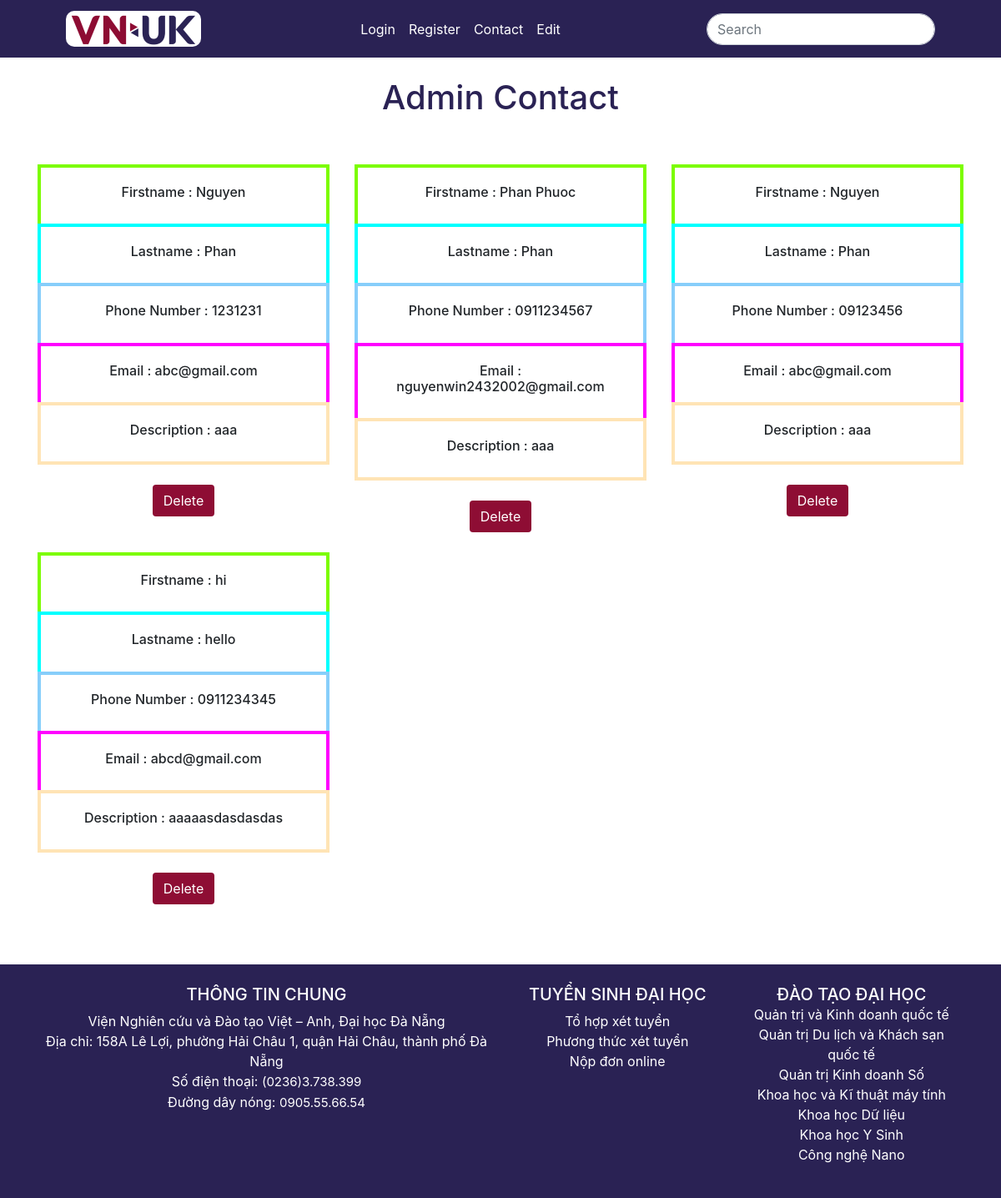
The app's page /admin_contact.php with its own data.
### tables this page shows
CREATE TABLE `contact` (
  `id` int(11) NOT NULL,
  `firstName` varchar(100) NOT NULL,
  `lastName` varchar(100) NOT NULL,
  `email` varchar(100) NOT NULL,
  `phonenumber` varchar(100) NOT NULL,
  `description` varchar(100) NOT NULL
);

### admin_contact.php (the view, shortened to what this page needs)
<?php
include 'config.php';
?>
<!DOCTYPE html>
<html lang="en">
<head>
    <link href="https://cdn.jsdelivr.net/npm/bootstrap@5.2.0-beta1/dist/css/bootstrap.min.css" rel="stylesheet">
    <link rel="stylesheet" href="https://cdn.jsdelivr.net/npm/bootstrap@4.0.0/dist/css/bootstrap.min.css">
    <link rel=”stylesheet” href=”https://cdn.jsdelivr.net/npm/bootstrap-icons@1.5.0/font/bootstrap-icons.css” />
</head>
<?php include 'header_admin.php'; ?>
<body>
    <h1 class="pt-4" style="text-align: center; color:#2A2254">Admin Contact</h1>
    <div class="container">
        <div class="row d-flex flex-wrap py-5">
            <?php
            $select_contact = mysqli_query($conn, "SELECT * FROM contact") or die('query failed');
            if (mysqli_num_rows($select_contact) > 0) {
                while ($fetch_contact = mysqli_fetch_assoc($select_contact)) {
            ?>
                    <div class="col-lg-4 col-md-6">
                        <div class="card-body" style="border-style:solid; border-width: 4px 4px 0 4px; border-color:#7CFC00">
                            <h6 class="text-center">Firstname : <span><?php echo $fetch_contact['firstName']; ?></span> </h6>
                        </div>
                        <div class="card-body" style="border-style:solid; border-width: 4px 4px 0 4px; border-color:#00FFFF">
                            <h6 class="text-center">Lastname : <span><?php echo $fetch_contact['lastName']; ?></span> </h6>
                        </div>
                        <div class="card-body" style="border-style:solid; border-width: 4px 4px 0 4px; border-color:#87CEFA">
                            <h6 class="text-center">Phone Number : <span><?php echo $fetch_contact['phonenumber']; ?></span> </h6>
                        </div>
                        <div class="card-body" style="border-style:solid; border-width: 4px 4px 0 4px; border-color:#FF00FF">
                            <h6 class="text-center">Email : <span><?php echo $fetch_contact['email']; ?></span> </h6>
                        </div>
                        <div class="card-body" style="border-style:solid; border-width: 4px 4px 4px 4px; border-color:#FFE4B5">
                            <h6 class="text-center">Description : <span><?php echo $fetch_contact['description']; ?></span> </h6>
                        </div>
                        <div class="d-flex justify-content-center py-4">
                            <a style="background-color:#8E0D34;" href="test.php?delete=<?php echo $fetch_contact['id']; ?>" class="btn text-white" onclick="return confirm('delete?');">Delete</a>
                        </div>
                    </div>
            <?php
                }
            } else {
                echo '<p class="empty">empty!!!</p>';
            }
            ?>
        </div>
    </div>
    <?php include 'footer.php'; ?>
</body>
</html>

### header_admin.php (shortened to what this page needs)
<!DOCTYPE html>
<html lang="en">
<head>
  <link rel="stylesheet" href="https://maxcdn.bootstrapcdn.com/bootstrap/4.0.0/css/bootstrap.min.css">
  <link rel="stylesheet" href="https://use.fontawesome.com/releases/v5.0.6/css/all.css">
  <link rel="stylesheet" href="https://cdnjs.cloudflare.com/ajax/libs/font-awesome/5.15.3/css/all.min.css" />
  <link href="https://cdn.jsdelivr.net/npm/bootstrap@5.0.2/dist/css/bootstrap.min.css" rel="stylesheet">
</head>
<header>
  <nav class="navbar navbar-expand-lg navbar-light" style="background-color: #2A2254;">
    <div class="container-fluid">
      <a class="navbar-brand pl-5" href="#">
        <div style="border-radius:10px; background-color:white;">
          <img src="./imag/vnuk.jpg" alt="" class="d-inline-block align-text-top" height="40">
        </div>
      </a>
        <div class="collapse navbar-collapse" id="navbarSupportedContent">
          <ul class="navbar-nav mx-auto mb-2 mb-lg-0">
            <li class="nav-item">
              <a class="nav-link active text-white" aria-current="page" href="login.php">Login</a>
            </li>
            <li class="nav-item">
              <a class="nav-link active text-white" href="register.php">Register</a>
            </li>
            <li class="nav-item">
              <a class="nav-link active text-white" aria-current="page" href="admin_contact.php">Contact</a>
            </li>
            <li class="nav-item">
              <a class="nav-link text-white" href="admin_edit.php">Edit</a>
            </li>
          </ul>
          <form class="d-flex">
            <input class="form-control mr-5" type="search" placeholder="Search" aria-label="Search" style="border-radius: 20px">
          </form>
        </div>
    </div>
  </nav>
</header>
</html>

### footer.php (shortened to what this page needs)
<!DOCTYPE html>
<html lang="en">
<head>
    <link rel="stylesheet" href="https://cdnjs.cloudflare.com/ajax/libs/font-awesome/6.1.2/css/all.min.css">
    <link rel="stylesheet" href="https://cdn.jsdelivr.net/npm/bootstrap@4.6.2/dist/css/bootstrap.min.css">
</head>
<body>
<section class="">
  <footer class="text-white text-center text-md-start" style="background-color: #2A2254;">
    <div class="container p-4">
      <div class="row">
        <div class="col-lg-6 col-md-12 mb-4 mb-md-0">
          <h5 class="text-uppercase text-white">Thông tin chung</h5>
          <p class="text-white"> Viện Nghiên cứu và Đào tạo Việt – Anh, Đại học Đà Nẵng
                        <br>
                        Địa chỉ: 158A Lê Lợi, phường Hải Châu 1, quận Hải Châu, thành phố Đà Nẵng
                        <br>
                        Số điện thoại: <span style="font-size: 15px; color: #ffffff;">(0236)3.738.399 </span> <br> Đường dây nóng: <span style="font-size: 15px; color: #ffffff;">0905.55.66.54</span>
                    </p>
        </div>
        <div class="col-lg-3 col-md-6 mb-4 mb-md-0">
          <h5 class="text-uppercase text-white">Tuyển sinh đại học</h5>
          <ul class="list-unstyled mb-0">
            <li>
              <a href="#!" class="text-white">Tổ hợp xét tuyển</a>
            </li>
            <li>
              <a href="#!" class="text-white">Phương thức xét tuyển</a>
            </li>
            <li>
              <a href="#!" class="text-white">Nộp đơn online</a>
            </li>
          </ul>
        </div>
        <div class="col-lg-3 col-md-6 mb-4 mb-md-0">
          <h5 class="text-uppercase mb-0 text-white">Đào tạo đại học</h5>
          <ul class="list-unstyled">
            <li>
              <a href="#!" class="text-white">Quản trị và Kinh doanh quốc tế</a>
            </li>
            <li>
              <a href="#!" class="text-white">Quản trị Du lịch và Khách sạn quốc tế</a>
            </li>
            <li>
              <a href="#!" class="text-white">Quản trị Kinh doanh Số</a>
            </li>
            <li>
              <a href="#!" class="text-white">Khoa học và Kĩ thuật máy tính</a>
            </li>
            <li>
              <a href="#!" class="text-white">Khoa học Dữ liệu</a>
            </li>
            <li>
              <a href="#!" class="text-white">Khoa học Y Sinh</a>
            </li>
            <li>
              <a href="#!" class="text-white">Công nghệ Nano</a>
            </li>
          </ul>
        </div>
      </div>
    </div>
  </footer>
</section>
</body>
</html>

### records on screen
contact: firstName "Nguyen", lastName "Phan", phonenumber "1231231", email "abc@gmail.com", description "aaa"
contact: firstName "Phan Phuoc", lastName "Phan", phonenumber "0911234567", email "nguyenwin2432002@gmail.com", description "aaa"
contact: firstName "Nguyen", lastName "Phan", phonenumber "09123456", email "abc@gmail.com", description "aaa"
contact: firstName "hi", lastName "hello", phonenumber "0911234345", email "abcd@gmail.com", description "aaaaasdasdasdas"
